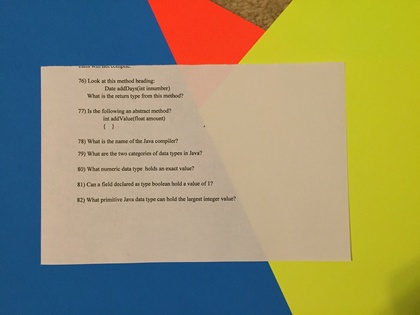
%> input picture Challenge2/data/input_25.JPG, 420 x 315 px, shrunk from 3264 x 2448 before the run
$ octave test2.m   (GNU Octave 9; MATLAB toolbox functions it lacks are replaced by stand-ins)
%> lines starting %> are read from the running program, lines starting %| are printed output that depends on the picture; in (x1, y1, x2, y2) boxes, pixels count from 0 and x2, y2 are one past the last pixel; in counts of white or black regions, pixels touching at a corner belong together; the program's own positions count from 1
input2_im = imread('data/input_25.JPG');
%> input2_im is the input picture: size 315x420x3 uint8; mean R, G, B 149.9, 144.9, 105.6
input2_im = rgb2gray(input2_im);
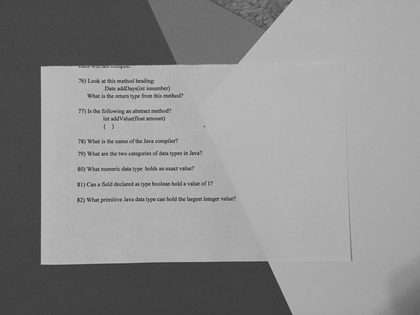
%> input2_im: size 315x420 uint8; min 49, max 204, mean 141.9
input2_im = input2_im(1:3:end, 1:3:end);
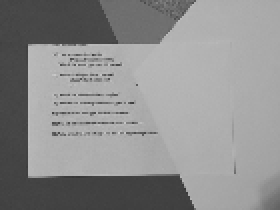
%> input2_im: size 105x140 uint8 (shown 2 times larger); min 53, max 201, mean 141.8
window = 11;
window_half = floor(window/2);
[R,C] = size(input2_im);
%> R = 105; C = 140

meanIm = zeros(R,C, 'uint8');
for r = window_half + 1 : (R-window_half-1)
    for c = window_half + 1 : (C - window_half -1)
        meanIm(r,c) = mean (mean(input2_im(r-window_half:r+window_half, c-window_half:c+window_half)));
    end
end
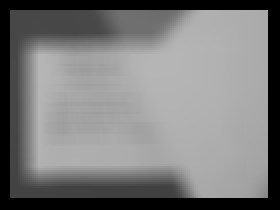
%> meanIm: size 105x140 uint8 (shown 2 times larger); min 0, max 182, mean 122.6

input2_im_local_tresh_K1 = input2_im >= 1*meanIm;
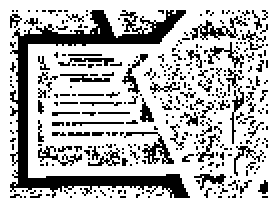
%> input2_im_local_tresh_K1: size 105x140 logical (shown 2 times larger); 74.2% white; 339 black regions (314 under 20 px), largest, box (x1, y1, x2, y2) and area: (5, 5, 95, 99) 1594, (62, 66, 87, 82) 113, (95, 8, 124, 20) 108
input2_im_local_tresh_Kdot6 = input2_im >= .6*meanIm;
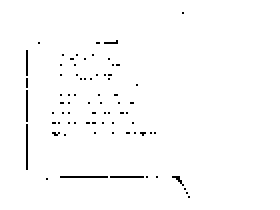
%> input2_im_local_tresh_Kdot6: size 105x140 logical (shown 2 times larger); 98.6% white; black in thin lines or dots, all inside (x1, y1, x2, y2) = (13, 6, 95, 99)
input2_im_local_tresh_K1dot2 = input2_im >= 1.2*meanIm;
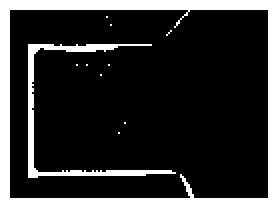
%> input2_im_local_tresh_K1dot2: size 105x140 logical (shown 2 times larger); 21.4% white; 11 white regions (9 under 20 px), largest, box (x1, y1, x2, y2) and area: (0, 0, 140, 105) 2612, (14, 22, 88, 89) 518

$ run again, with Challenge2/data/input_10.JPG copied over Challenge2/data/input_25.JPG
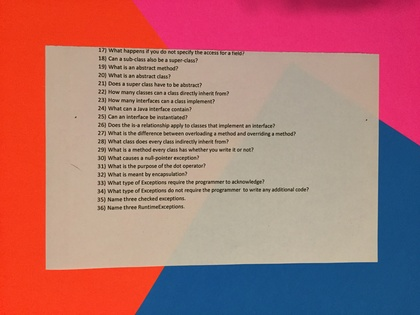
%> input picture Challenge2/data/input_10.JPG, 420 x 315 px, shrunk from 3264 x 2448 before the run
%> input2_im is the input picture: size 315x420x3 uint8; mean R, G, B 174.5, 116.1, 115.6
%> `input2_im_local_tresh_K1 = input2_im >= 1*meanIm;`:
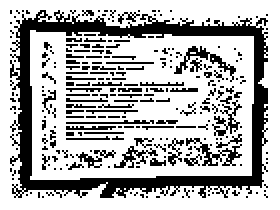
%> input2_im_local_tresh_K1: size 105x140 logical (shown 2 times larger); 69.8% white; 252 black regions (223 under 20 px), largest, box (x1, y1, x2, y2) and area: (5, 5, 134, 99) 2479, (87, 23, 118, 41) 120, (93, 69, 121, 83) 118
%> input2_im_local_tresh_Kdot6: size 105x140 logical; 97.6% white; black in thin lines or dots, all inside (x1, y1, x2, y2) = (25, 16, 129, 91)
%> `input2_im_local_tresh_K1dot2 = input2_im >= 1.2*meanIm;`:
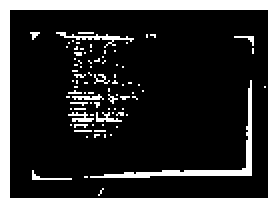
%> input2_im_local_tresh_K1dot2: size 105x140 logical (shown 2 times larger); 22.7% white; 87 white regions (80 under 20 px), largest, box (x1, y1, x2, y2) and area: (0, 0, 140, 105) 2574, (45, 40, 126, 89) 317, (28, 16, 67, 24) 73

$ run again, with Challenge2/data/input_11.JPG copied over Challenge2/data/input_25.JPG
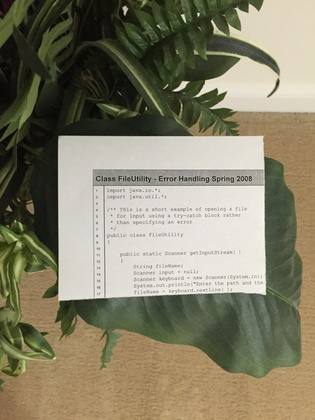
%> input picture Challenge2/data/input_11.JPG, 315 x 420 px, shrunk from 2448 x 3264 before the run
%> input2_im is the input picture: size 420x315x3 uint8; mean R, G, B 133, 128.1, 105.4
%> `input2_im_local_tresh_K1 = input2_im >= 1*meanIm;`:
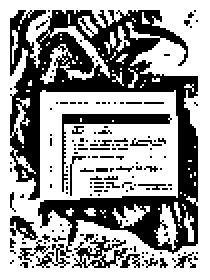
%> input2_im_local_tresh_K1: size 140x105 logical (shown 2 times larger); 61.9% white; 146 black regions (137 under 20 px), largest, box (x1, y1, x2, y2) and area: (5, 5, 99, 134) 4372, (31, 57, 86, 96) 313, (36, 118, 64, 134) 176
%> input2_im_local_tresh_Kdot6: size 140x105 logical; 91.4% white; 121 black regions (107 under 20 px), largest, box (x1, y1, x2, y2) and area: (7, 34, 65, 100) 446, (19, 100, 36, 108) 60, (36, 24, 47, 36) 53
%> `input2_im_local_tresh_K1dot2 = input2_im >= 1.2*meanIm;`:
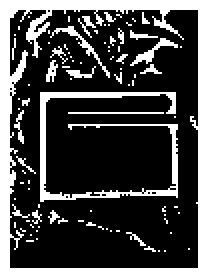
%> input2_im_local_tresh_K1dot2: size 140x105 logical (shown 2 times larger); 29.6% white; 91 white regions (79 under 20 px), largest, box (x1, y1, x2, y2) and area: (0, 0, 105, 140) 2932, (20, 46, 89, 101) 681, (25, 13, 55, 39) 90
